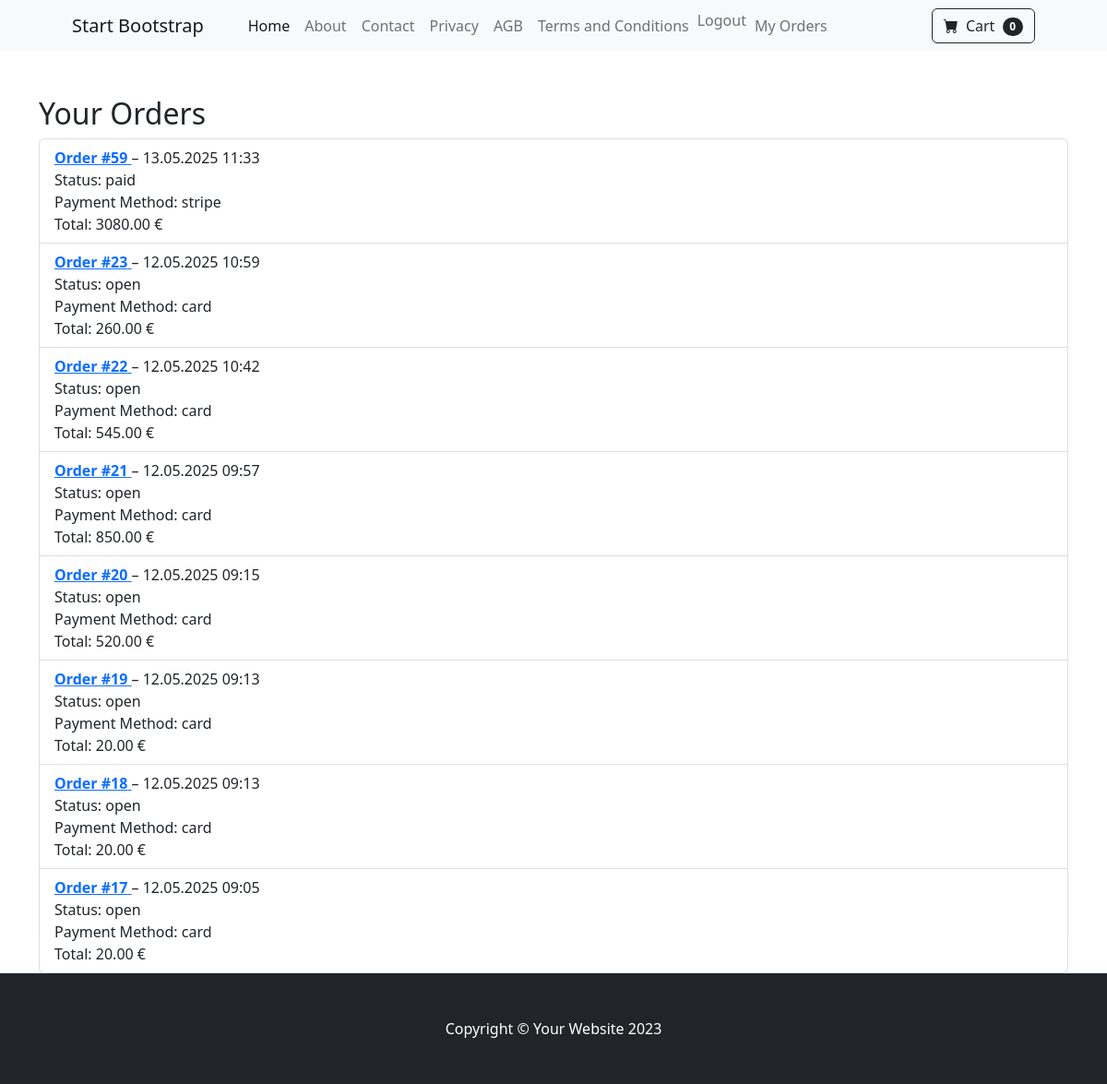
The page /orders/my-orders/ (signed in) on the database its author committed.
### orders/models.py (models this page shows)
class Order(models.Model):
    user = models.ForeignKey(settings.AUTH_USER_MODEL, on_delete=models.CASCADE)
    created_at = models.DateTimeField(auto_now_add=True)
    total_price = models.DecimalField(max_digits=10, decimal_places=2)  # order total price
    shipping_address = models.CharField(max_length=255, blank=True, default="")
    payment_method = models.CharField(choices=[
            ('card', 'Credit Card'),
            ('paypal', 'PayPal'),
            ('invoice', 'Invoice'),
            ('bank_transfer', 'Bank Transfer'),
            ('crypto', 'Crypto'),
            ('klara', 'Klara'),
    ], default='', max_length=30)
    payment_status = models.CharField(choices=[
        ('ooen', 'Open'),
        ('paid', 'Paid'),
        ('failed', 'Failed')
    ], default='open', max_length=30)

### orders/views.py (the view)
# urls.py: path('my-orders/', views.user_order_list_view, name='user_order_list'),
def user_order_list_view(request):
    orders = Order.objects.filter(user=request.user).order_by('-created_at')
    return render(request, 'user_order_list.html', {'orders': orders,})

### orders/templates/user_order_list.html (shortened to what this page needs)
{% extends "base.html" %}
{% block content %}
<div class="container mt-5">
  <h2>Your Orders</h2>
  {% if orders %}
    <ul class="list-group">
      {% for order in orders %}
      <li class="list-group-item">
        <a href="{% url 'orders:user_order_detail' order.id %}">
          <strong>Order #{{ order.id }}</strong>
        </a> – {{ order.created_at|date:"d.m.Y H:i" }}<br />
        Status: {{ order.payment_status }}<br />
        Payment Method: {{ order.payment_method }}<br />
        Total: {{ order.total_price }} €
      </li>
      {% endfor %}
    </ul>
  {% else %}
    <p>You have no orders yet.</p>
  {% endif %}
</div>
{% endblock %}

### rows shown on the page
Order: id "59", created_at "13.05.2025 11:33", payment_status "paid", payment_method "stripe", total_price "3080.00"
Order: id "23", created_at "12.05.2025 10:59", payment_status "open", payment_method "card", total_price "260.00"
Order: id "22", created_at "12.05.2025 10:42", payment_status "open", payment_method "card", total_price "545.00"
Order: id "21", created_at "12.05.2025 09:57", payment_status "open", payment_method "card", total_price "850.00"
Order: id "20", created_at "12.05.2025 09:15", payment_status "open", payment_method "card", total_price "520.00"
Order: id "19", created_at "12.05.2025 09:13", payment_status "open", payment_method "card", total_price "20.00"
Order: id "18", created_at "12.05.2025 09:13", payment_status "open", payment_method "card", total_price "20.00"
Order: id "17", created_at "12.05.2025 09:05", payment_status "open", payment_method "card", total_price "20.00"
